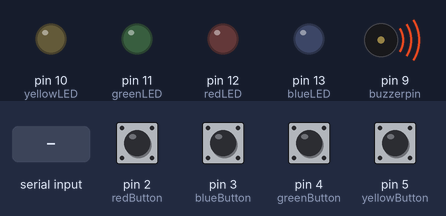
A sketch run on a simulated Arduino Uno, built with avr-gcc and run on an emulated ATmega328P. On the bench: output pins drawn as LEDs (lit = HIGH), buzzer (waves = sounding, pin HIGH). Dashed ring = blinking. The test bench sets the inputs (shaded band); at power-on: pin 2 (redButton), pin 3 (blueButton), pin 4 (greenButton), pin 5 (yellowButton) LOW.

Above: at 1.2 s.
1.3 s: "FLASH\n" received over the second serial link
At 1.45 s:
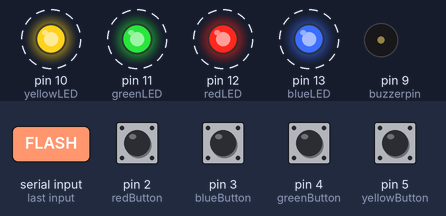
4.3 s: "BUZZER_ON\n" received over the second serial link
At 4.6 s:
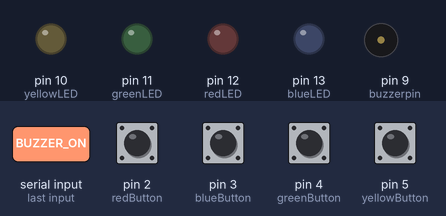
6.3 s: "LED:ON\n" received over the second serial link
At 7.4 s:
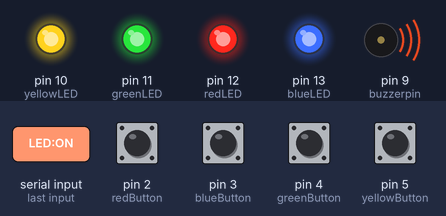
Timing chart, 0 to 9.3 s (numbered marks = the images above; inputs shaded):
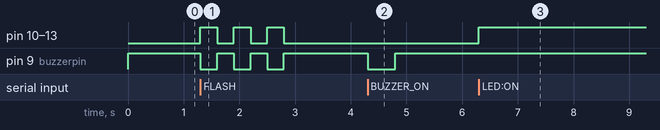

Measured:
- after the input at 1.3 s, pin 10 (yellowLED), pin 11 (greenLED), pin 12 (redLED), pin 13 (blueLED): alternates HIGH for 0.30 s and LOW for 0.30 s, 6 changes in all, then stays LOW, starting at once; pin 9 (buzzerpin): alternates HIGH for 0.30 s and LOW for 0.30 s, 6 changes in all, then stays HIGH, starting at once
- after the input at 4.3 s, pin 9 (buzzerpin): HIGH → LOW at once, → HIGH 0.50 s later
- after the input at 6.3 s, pin 10 (yellowLED), pin 11 (greenLED), pin 12 (redLED), pin 13 (blueLED): LOW → HIGH at once

The sketch:

ArduinoGameController.ino
```cpp
#include <SoftwareSerial.h>
SoftwareSerial mySerial(8, 7); // RX, TX

// === Pin Configuration ===
const int redButton = 2;
const int blueButton = 3;
const int greenButton = 4;
const int yellowButton = 5;

const int redLED = 12;
const int blueLED = 13;
const int greenLED = 11;
const int yellowLED = 10;

const int buzzerpin = 9;

// Accelerometer analog pins
const int xpin = A3;  // x-axis
const int ypin = A2;  // y-axis
const int zpin = A1;  // z-axis

// === Variables ===
int red = 0, blue = 0, green = 0, yellow = 0;
String input = "";

void setup() {
  Serial.begin(57600);
  while (!Serial) { ; }

  mySerial.begin(9600);

  // Setup for the LEDs and buttons
  pinMode(redLED, OUTPUT);
  pinMode(blueLED, OUTPUT);
  pinMode(greenLED, OUTPUT);
  pinMode(yellowLED, OUTPUT);

  pinMode(redButton, INPUT);
  pinMode(blueButton, INPUT);
  pinMode(greenButton, INPUT);
  pinMode(yellowButton, INPUT);

  pinMode(buzzerpin, OUTPUT);
  digitalWrite(buzzerpin, HIGH); // Buzzer off initially
}

void loop() {
  if (mySerial.available()) {
    input = mySerial.readStringUntil('\n');
    input.trim();

    if (input == "READ_ACCEL") {
      int x = analogRead(xpin);
      int y = analogRead(ypin);
      int z = analogRead(zpin);

      char buffer[30];
      sprintf(buffer, "%d,%d,%d", x, y, z);
      Serial.println(buffer);
      mySerial.println(buffer);

      delay(50);
    }
    else if (input == "BUZZER_ON") {
      digitalWrite(buzzerpin, LOW);
      delay(500);
      digitalWrite(buzzerpin, HIGH);
    }
    else if (input == "LED:OFF") {
      digitalWrite(redLED, LOW);
      digitalWrite(greenLED, LOW);
      digitalWrite(blueLED, LOW);
      digitalWrite(yellowLED, LOW);
    }
    else if (input == "LED:ON") {
      digitalWrite(redLED, HIGH);
      digitalWrite(greenLED, HIGH);
      digitalWrite(blueLED, HIGH);
      digitalWrite(yellowLED, HIGH);
    }
    else if (input == "FLASH") {
      for (int i = 0; i < 3; i++) {
        digitalWrite(buzzerpin, LOW);
        digitalWrite(redLED, HIGH);
        digitalWrite(greenLED, HIGH);
        digitalWrite(blueLED, HIGH);
        digitalWrite(yellowLED, HIGH);
        delay(300);
        digitalWrite(buzzerpin, HIGH);
        digitalWrite(redLED, LOW);
        digitalWrite(greenLED, LOW);
        digitalWrite(blueLED, LOW);
        digitalWrite(yellowLED, LOW);
        delay(300);
      }
    }
    else if (input.startsWith("LED:")) {
      String color = input.substring(4);

      // Turn all LEDs off
      digitalWrite(redLED, LOW);
      digitalWrite(greenLED, LOW);
      digitalWrite(blueLED, LOW);
      digitalWrite(yellowLED, LOW);

      // Turn on the selected color
      if (color == "red") digitalWrite(redLED, HIGH);
      else if (color == "green") digitalWrite(greenLED, HIGH);
      else if (color == "blue") digitalWrite(blueLED, HIGH);
      else if (color == "yellow") digitalWrite(yellowLED, HIGH);
    }
  }

  // === Button Input Logic ===
  red = digitalRead(redButton);
  blue = digitalRead(blueButton);
  green = digitalRead(greenButton);
  yellow = digitalRead(yellowButton);

  if (red == HIGH) {
    Serial.println("red");
    mySerial.println("red");
    delay(200);
  }
  else if (blue == HIGH) {
    Serial.println("blue");
    mySerial.println("blue");
    delay(200);
  }
  else if (green == HIGH) {
    Serial.println("green");
    mySerial.println("green");
    delay(200);
  }
  else if (yellow == HIGH) {
    Serial.println("yellow");
    mySerial.println("yellow");
    delay(200);
  }
}
```
